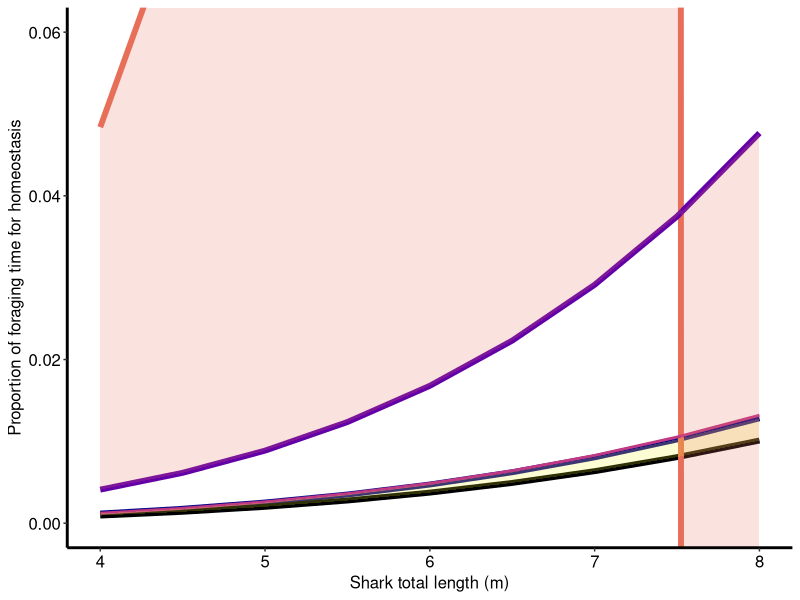
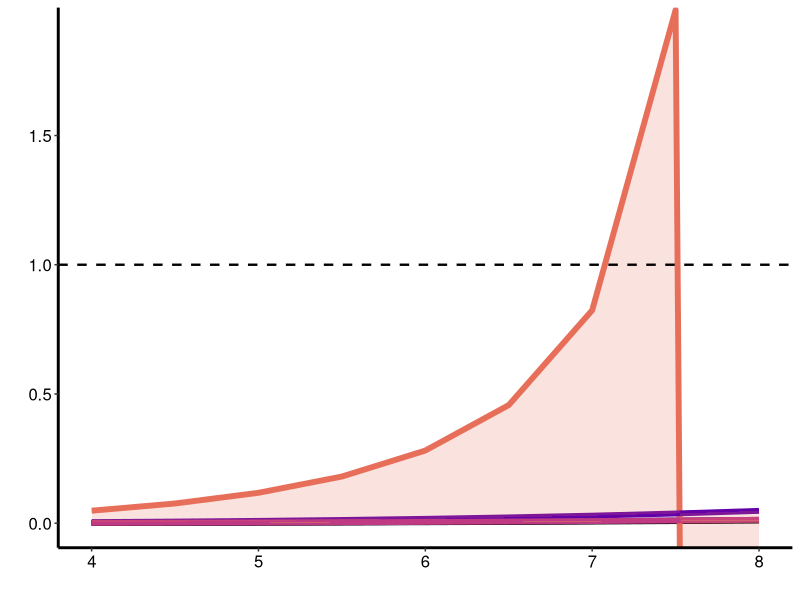

Generate these figures, in order, with R: (Note: this script raises an error after producing the figures.)

# # # # # Model for minimum foraging requirements # # # # # 
# # # # # # # # # # C.Barry 2025 # # # # # # # # # # # # #

# 1. Calc shark mass 
# 2. Set constants
# 3. Mass specific standard metabolic rate (B) 
# 4. Mass specfiic routine metabolic rate (A)
# 5. Intake rate (min prey and max prey)
# 6. Min time calc

# 1. shark mass #
tl <- c(4.0, 4.5, 5.0, 5.5, 6.0, 6.5, 7.0, 7.5, 8.0) #shark lengths (tagged)
m = 12.1 * tl ^ 2.862 # Eq 1.Hsu et. al 2012 # kg
M = m * 1000 # convert to g 

# 2. constants
b = 1 # Normalisation constant # let the allometrc scaling shape the relationship # you can specify species but we don't know whale shark 
beta = 0.84 # scaling exponent SMR Barry 2023 = 0.8406 ± 0.0271 at 15 °C   
temp = 27.12 # mean temp D'antiono et. al 2024
temp_co = 2.64 # temp coefficient Q10 # Barry et. al 2023 # 2.64
mult <- 1.459854 #SMR/RMR ratio #Barry et. al 2023
jules_per_kg <- 1357 * 1000  # Convert from joules per gram to joules per kilogram (1357000 J/kg)
assim_eff <- 0.73  # assimilation efficiency correction (jules per kg)

# 3. Mass specific standard metabolic rate (B) #################################
calc_smr <- function(mass, temp, temp_co, beta) {
  B_15 <- mass^beta
  B_temp <- B_15 * temp_co^((temp - 15) / 10)
  return(B_temp)
}
B_temp <- calc_smr(m, temp, temp_co, beta) # mass and temp adjusted
B <- (B_temp * (mult - 1)) * 13.6 / (3600 * 1000)  # SMR in J/s/kg

# 4. Mass specific routine metabolic rate (A) ######################################
A <- (B_temp * mult) * 13.6 / (3600 * 1000)  # RMR in J/s/kg

# 5. Intake rates ##############################################################
calc_intake_rate <- function(num_kg,  m, jules_per_kg, assim_eff) {
  kg_h <- num_kg / 24
  kg_sec <- kg_h / 3600
  kgprey_sec_kgshark <- kg_sec / m
  I <- kgprey_sec_kgshark * jules_per_kg * assim_eff
  return(I)
}

#ranges of prey intake (from filtration model output (taken from step 9 in "filtration model loop" code))
kg_min_tot <-  c(60.91539,  75.80273,  92.17805, 110.01895, 129.30548, 150.01965, 172.14512, 195.66694, 220.57132) # total min 
kg_max_tot <- c(76.87376,  95.66123, 116.32649, 138.84129, 163.18043, 189.32121, 217.24303, 246.92700, 278.35573) # total max 
kg_mean_tot <- c(69.74258,  86.78724, 105.53549, 125.96171, 148.04303, 171.75887, 197.09053, 224.02087, 252.53413) # total mean 
kg_min_pass <- c(1.632913, 2.031987, 2.470948, 2.949196, 3.466195, 4.021465, 4.614566, 5.245097, 5.912691) # passive only min
kg_mean_pass <- c(10.46011, 13.01650, 15.82839, 18.89195, 22.20374, 25.76069, 29.55997, 33.59903, 37.87550) # passive only mean
kg_max_pass <- c(17.59129, 21.89049, 26.61939, 31.77153, 37.34114, 43.32303, 49.71247, 56.50516, 63.69710) # passive only max
kg_act <- c(59.25442,  73.73583,  89.66465, 107.01909, 125.77974, 145.92910, 167.45129, 190.33174, 214.55706) # active only 
I_tot_min <- calc_intake_rate(kg_min_tot, m, jules_per_kg, assim_eff) # tot min
I_tot_max <- calc_intake_rate(kg_max_tot, m, jules_per_kg, assim_eff) # tot max
I_tot_mean <- calc_intake_rate(kg_mean_tot, m, jules_per_kg, assim_eff) # tot mean
I_pass_min <- calc_intake_rate(kg_min_pass, m, jules_per_kg, assim_eff) # pass min 
I_pass_max <- calc_intake_rate(kg_max_pass, m, jules_per_kg, assim_eff) # pass max
I_pass_mean <- calc_intake_rate(kg_mean_pass, m, jules_per_kg, assim_eff) # pass mean
I_act <- calc_intake_rate(kg_act, m, jules_per_kg, assim_eff) # act 


# 6. Min time calcs

Pa_tot_min <- B / (B - A + I_tot_min)
Pa_tot_max <- B / (B - A + I_tot_max)
Pa_tot_mean <- B / (B - A + I_tot_mean)
Pa_pass_min <- B / (B - A + I_pass_min)
Pa_pass_max <- B / (B - A + I_pass_max)
Pa_pass_mean <- B / (B - A + I_pass_mean)
Pa_act <- B / (B - A + I_act)

dat <- data.frame(tl, Pa_tot_min, Pa_tot_max, Pa_pass_min, Pa_pass_max, Pa_act)
dat_means <- data.frame(tl, Pa_tot_min, Pa_tot_mean, Pa_tot_max, Pa_pass_min, Pa_pass_mean, Pa_pass_max, Pa_act)

# plot ##########
library(ggplot2)
library(patchwork)

p1 <- ggplot(dat, aes(x = tl)) +
  geom_line(aes(y = Pa_tot_min), colour = "#0D0887FF", size = 2) +
  geom_line(aes(y = Pa_tot_max), colour = "black", size = 2) +
  geom_line(aes(y = Pa_pass_min), colour = "#E76F5AFF", size = 2) +
  geom_line(aes(y = Pa_pass_max), colour = "#6300A7FF", size = 2) +
  geom_line(aes(y = Pa_act), colour = "#C03A83FF", size = 1) +
  geom_ribbon(aes(ymin = Pa_tot_min, ymax = Pa_tot_max), fill = "#F0F921FF", alpha = 0.2) +
  geom_ribbon(aes(ymin = Pa_pass_min, ymax = Pa_pass_max), fill ="#E76F5AFF", alpha = 0.2) +
  labs(x = "Shark total length (m)", y = "Proportion of foraging time for homeostasis") +
  theme_classic() +
  theme(
    axis.line = element_line(colour = "black", size = 1),
    axis.title = element_text(size = 12, colour = "black"),
    axis.text = element_text(size = 12, colour = "black"),
    plot.title = element_text(size = 12, colour = "black"),
    legend.text = element_text(size = 12, colour = "black"),
    legend.title = element_text(size = 12, colour = "black"),
    legend.position = "bottom",  # Position the legend below the plot
    legend.box = "vertical"      # Allow multiple rows for the legend
  ) +
  scale_colour_manual(values = c("Total Min" = "#FDAD32FF", "Total Max" = "black", 
                                 "Passive Min" = "#E76F5AFF", "Passive Max" = "#6300A7FF", 
                                 "Active" = "#C03A83FF"), guide = "none") +  # Remove the colour label
  scale_fill_manual(values = c("Total Range" =  "#F0F921FF", "Passive Range" ="#E76F5AFF"), guide = "none") +  # Remove the fill label
  guides(colour = guide_legend(nrow = 1),  # Specify 1 row for the colour legend
         fill = guide_legend(nrow = 1)) +   # Specify 1 row for the fill legend
    coord_cartesian(ylim = c(0, 0.06))  # Focus on 0–0.07

p2 <- ggplot(dat, aes(x = tl)) +
  geom_line(aes(y = Pa_tot_min), colour = "#0D0887FF", size = 2) +
  geom_line(aes(y = Pa_tot_max), colour ="black", size = 2) +
  geom_line(aes(y = Pa_pass_min), colour = "#E76F5AFF", size = 2) +
  geom_line(aes(y = Pa_pass_max), colour = "#6300A7FF", size = 2) +
  geom_line(aes(y = Pa_act), colour = "#C03A83FF", size = 2) +
  geom_ribbon(aes(ymin = Pa_tot_min, ymax = Pa_tot_max), fill =   "#F0F921FF", alpha = 0.2) +
  geom_ribbon(aes(ymin = Pa_pass_min, ymax = Pa_pass_max), fill ="#E76F5AFF", alpha = 0.2) +
  geom_hline(yintercept = 1.0, linetype = "dashed", colour = "black", size = 0.8) +  # Horizontal line at 1.0
  labs(x = "", y = "") +
  theme_classic() +
  theme(
    axis.line = element_line(colour = "black", size = 1),
    axis.title = element_text(size = 12, colour = "black"),
    axis.text = element_text(size = 12, colour = "black"),
    plot.title = element_text(size = 12, colour = "black"),
    legend.text = element_text(size = 12, colour = "black"),
    legend.title = element_text(size = 12, colour = "black")
  ) +
  coord_cartesian(ylim = c(0, 1.9))  # Focus on 0–1.3

# plot and save 
p <- p2 / p1 /p3 +  plot_layout(heights = c(1, 3, 3))  # heights
p
# etwd("C:/Users/chris/OneDrive - Murdoch University/CH2 MACHINE LEARNING/results") #setwd
#ggsave("logged.png", plot = p, dpi = 300, width = 9, height = 12)  # Width and height are in inches
write.csv(dat, "prop_time.csv")


# Legend only :) crop in powerpoint later hehe. 
legend <- ggplot(dat, aes(x = tl)) +
  geom_line(aes(y = Pa_tot_min, colour = "Total Min"), size = 1) +
  geom_line(aes(y = Pa_tot_max, colour = "Total Max"), size = 1) +
  geom_line(aes(y = Pa_pass_min, colour = "Passive Min"), size = 1) +
  geom_line(aes(y = Pa_pass_max, colour = "Passive Max"), size = 1) +
  geom_line(aes(y = Pa_act, colour = "Active"), size = 1) +
  geom_ribbon(aes(ymin = Pa_tot_min, ymax = Pa_tot_max, fill = "Total Range"), alpha = 0.8) +
  geom_ribbon(aes(ymin = Pa_pass_min, ymax = Pa_pass_max, fill = "Passive Range"), alpha = 0.8) +
  geom_hline(yintercept = 1.0, linetype = "dashed", colour = "black", size = 0.8) +  # Horizontal line at 1.0
  labs(x = "", y = "") +
  theme_classic() +
  theme(
    axis.line = element_line(colour = "black", size = 1),
    axis.title = element_text(size = 12, colour = "black"),
    axis.text = element_text(size = 12, colour = "black"),
    plot.title = element_text(size = 12, colour = "black"),
    legend.text = element_text(size = 12, colour = "black"),
    legend.title = element_text(size = 12, colour = "black"),
    legend.position = "bottom",  # Position the legend below the plot
    legend.box = "vertical"      # Allow multiple rows for the legend
  ) +
  scale_colour_manual(values = c("Total Min" = "#E76F5AFF", "Total Max" ="#D5546EFF", 
                                 "Passive Min" = "#0D0887FF", "Passive Max" = "#C03A83FF", 
                                 "Active" = "#6300A7FF" ), guide = "none") +  # Remove the colour label
  scale_fill_manual(values = c("Total Range" = "#F0F921FF", "Passive Range" = "#E76F5AFF"), guide = "none") +  # Remove the fill label
  guides(colour = guide_legend(nrow = 1),  # Specify 1 row for the colour legend
         fill = guide_legend(nrow = 1)) +   # Specify 1 row for the fill legend
  coord_cartesian(ylim = c(0, 1.9))  # Focus on 0–1.9

setwd("C:/Users/chris/OneDrive - Murdoch University/CH2 MACHINE LEARNING/results") #setwd
#ggsave("min_time_legend.png", plot = legend, dpi = 300, width = 9, height = 12)  # Width and height are in inches

# Comparison to feeding observed in code "CH2 observed results"

#########################################################################################################################################
#########################################################################################################################################

# Updated version looking at changing the eqn 
# 5. Rizzuto 2018 Eqn needs to be adjusted for whale sharks constant movement 
# A routine (active), B standard (not doing anything but still alive somehow)
# B / I + B - A # old eqn
# (A * swimming_activity + B ) / I + ((A * feeding_activity + B) - (A * swimming_activity + B)) # whale shark 

# 1. Calc shark mass 
# 2. Set constants
# 3. Mass specific standard metabolic rate (B) 
# 4. Mass specific routine metabolic rate (A)
# 5. Adjust routine for dynamic activity (swimming, slow feeding, active feeding)
# 6. Intake rate (min prey and max prey)
# 7. Min time calc

# 1. shark mass #
tl <- c(4.0, 4.5, 5.0, 5.5, 6.0, 6.5, 7.0, 7.5, 8.0) #shark lengths (tagged)
m = 12.1 * tl ^ 2.862 # Eq 1.Hsu et. al 2012 # kg
M = m * 1000 # convert to g 

# 2. constants
b = 1 # Normalisation constant # let the allometrc scaling shape the relationship # you can specify species but we don't know whale shark 
beta = 0.84 # scaling exponent SMR Barry 2023 = 0.8406 ± 0.0271 at 15 °C   
temp = 27.12 # mean temp D'antonio et. al 2024
temp_co = 2.64 # temp coefficient Q10 # Barry et. al 2023 # 2.64
mult <- 1.459854 #SMR/RMR ratio #Barry et. al 2023
jules_per_kg <- 1357 * 1000  # Convert from joules per gram to joules per kilogram (1357000 J/kg)
assim_eff <- 0.73  # assimilation efficiency correction (joules per kg)

# 3. Mass specific standard metabolic rate (B) #################################
calc_smr <- function(mass, temp, temp_co, beta) {
  B_15 <- mass^beta
  B_temp <- B_15 * temp_co^((temp - 15) / 10)
  return(B_temp)
}
B_temp <- calc_smr(m, temp, temp_co, beta) # mass and temp adjusted

B_ox <- (B_temp * (mult - 1)) # times by multiplier # mg 02 h-1    #oxygen consumption

# Change mo2 into J/s/kg
B <- B_ox * 13.6 / 3600 / 1000 # SMR in J/s/kg # takes oxygen consumption * offset value

# 4. Mass specific routine metabolic rate (A) ######################################
# calculated as two values for A_swimming and A_feeding
A_swimming <- (B_ox * mult)  # active
swim_act <- 0.3391758  # VeDBA non feeding 
feed_act <-  0.3778985 # VeDBA feeding
A_feeding <- (A_swimming / feed_act * swim_act)  # A_feeding activity #
A_s <- A_swimming * 13.6 / 3600 / 1000 # j/s/kg
A_f <- A_feeding * 13.6 / 3600 / 1000 # j/s/kg


# 5. Intake rates ##############################################################
calc_intake_rate <- function(num_kg,  m, jules_per_kg, assim_eff) {
  kg_h <- num_kg / 24
  kg_sec <- kg_h / 3600
  kgprey_sec_kgshark <- kg_sec / m
  I <- kgprey_sec_kgshark * jules_per_kg * assim_eff
  return(I)
}

#ranges of prey intake (from filtration model output (taken from step 9 in "filtration model loop" code))
kg_min_tot <-  c(60.91539,  75.80273,  92.17805, 110.01895, 129.30548, 150.01965, 172.14512, 195.66694, 220.57132) # total min 
kg_max_tot <- c(76.87376,  95.66123, 116.32649, 138.84129, 163.18043, 189.32121, 217.24303, 246.92700, 278.35573) # total max 
kg_mean_tot <- c(69.74258,  86.78724, 105.53549, 125.96171, 148.04303, 171.75887, 197.09053, 224.02087, 252.53413) # total mean 
kg_min_pass <- c(1.632913, 2.031987, 2.470948, 2.949196, 3.466195, 4.021465, 4.614566, 5.245097, 5.912691) # passive only min
kg_mean_pass <- c(10.46011, 13.01650, 15.82839, 18.89195, 22.20374, 25.76069, 29.55997, 33.59903, 37.87550) # passive only mean
kg_max_pass <- c(17.59129, 21.89049, 26.61939, 31.77153, 37.34114, 43.32303, 49.71247, 56.50516, 63.69710) # passive only max
kg_act <- c(59.25442,  73.73583,  89.66465, 107.01909, 125.77974, 145.92910, 167.45129, 190.33174, 214.55706) # active only 
I_tot_min <- calc_intake_rate(kg_min_tot, m, jules_per_kg, assim_eff) # tot min
I_tot_max <- calc_intake_rate(kg_max_tot, m, jules_per_kg, assim_eff) # tot max
I_tot_mean <- calc_intake_rate(kg_mean_tot, m, jules_per_kg, assim_eff) # tot mean
I_pass_min <- calc_intake_rate(kg_min_pass, m, jules_per_kg, assim_eff) # pass min 
I_pass_max <- calc_intake_rate(kg_max_pass, m, jules_per_kg, assim_eff) # pass max
I_pass_mean <- calc_intake_rate(kg_mean_pass, m, jules_per_kg, assim_eff) # pass mean
I_act <- calc_intake_rate(kg_act, m, jules_per_kg, assim_eff) # act 

# 6. Min time calcs ####
# A routine (active), B standard (not doing anything but still alive somehow)
# B / I + B - A
# (A * swimming_activity + B ) / I + ((A * feeding_activity + B) - (A * swimming_activity + B)) # whale shark 
# simplification 
 # Routine swimming / intake + routine swimming - feeding activity

Pa_tot_min <- A_s / (A_s - A_f + I_tot_min)
Pa_tot_max <- A_s / (A_s - A_f + I_tot_max)
Pa_tot_mean <- A_s / (A_s - A_f + I_tot_mean)
Pa_pass_min <- A_s / (A_s - A_f + I_pass_min)
Pa_pass_max <- A_s / (A_s - A_f + I_pass_max)
Pa_pass_mean <- A_s / (A_s - A_f + I_pass_mean)
Pa_act <- A_s / (I_act + A_s - A_f)

# including B 
Pa_tot_min <- A_s + B / (A_s - A_f - B + I_tot_min)
Pa_tot_max <- A_s + B / (A_s - A_f - B + I_tot_max)
Pa_tot_mean <- A_s + B / (A_s - A_f - B  + I_tot_mean)
Pa_pass_min <- A_s + B / (A_s - A_f - B + I_pass_min)
Pa_pass_max <- A_s + B / (A_s - A_f - B + I_pass_max)
Pa_pass_mean <- A_s + B / (A_s - A_f - B + I_pass_mean)
Pa_act <- A_s + B / (I_act + A_s - A_f - B)

dat <- data.frame(tl, Pa_tot_min, Pa_tot_max, Pa_tot_mean, Pa_pass_min, Pa_pass_max, Pa_pass_mean, Pa_act)

# plot ##########
library(ggplot2)

total_ribbon <- data.frame(
  tl = dat$tl,
  ymin = dat$Pa_tot_min,
  ymax = dat$Pa_tot_max
)

passive_ribbon <- data.frame(
  tl = dat$tl,
  ymin = dat$Pa_pass_min,
  ymax = dat$Pa_pass_max
)

# Combine into a long format manually
prey_line_data <- data.frame(
  tl = rep(dat$tl, 3),
  prop = c(dat$Pa_tot_mean, dat$Pa_pass_mean, dat$Pa_act),
  cat = factor(rep(c("all feeding", "slow feeding", "active feeding"),
                   each = length(dat$tl)))
)

p <- ggplot() +
  geom_ribbon(data = total_ribbon, aes(x = tl, ymin = ymin, ymax = ymax),
              fill = "#0D0887FF", alpha = 0.5) +
  geom_ribbon(data = passive_ribbon, aes(x = tl, ymin = ymin, ymax = ymax),
              fill = "#E76F5AFF", alpha = 0.5) +
  geom_line(data = prey_line_data, aes(x = tl, y = prop, colour = cat), linewidth = 1.5) +
  scale_colour_manual(values = c(
    "all feeding" = "#0D0887FF",
    "slow feeding" = "#E76F5AFF",
    "active feeding" = "#C03A83FF"
  )) +
  scale_y_continuous(
    name = "Proportion of foraging time required",
    breaks = seq(0, 1, by = 0.1)
   ) +
  scale_x_continuous(
    name = "Total length (m)",
    breaks = seq(min(dat$tl), max(dat$tl), by = 0.5)
  ) +
  labs(
    colour = NULL,
    title = NULL
  ) +
  theme_classic(base_size = 14) +
  theme(
    axis.line = element_line(colour = "black", size = 1),
    axis.title = element_text(size = 14, colour = "black"),
    axis.text = element_text(size = 14, colour = "black"),
    legend.text = element_text(size = 14, colour = "black"),
    legend.title = element_blank()
  )

p2 <- ggplot() +
  geom_ribbon(data = total_ribbon, aes(x = tl, ymin = ymin, ymax = ymax),
              fill = "#0D0887FF", alpha = 0.5) +
  geom_ribbon(data = passive_ribbon, aes(x = tl, ymin = ymin, ymax = ymax),
              fill = "#E76F5AFF", alpha = 0.5) +
  geom_line(data = prey_line_data, aes(x = tl, y = prop, colour = cat), linewidth = 1.5) +
  scale_colour_manual(values = c(
    "all feeding" = "#0D0887FF",
    "slow feeding" = "#E76F5AFF",
    "active feeding" = "#C03A83FF"
  )) +
  scale_y_continuous(
    name = "Proportion of foraging time required",
    breaks = seq(0, 0.1, by = 0.01)
  ) +
  coord_cartesian(ylim = c(0, 0.1)
  ) +
  scale_x_continuous(
    name = "Total length (m)",
    breaks = seq(min(dat$tl), max(dat$tl), by = 0.5)
  ) +
  labs(
    colour = NULL,
    title = NULL
  ) +
  theme_classic(base_size = 14) +
  theme(
    axis.line = element_line(colour = "black", size = 1),
    axis.title = element_text(size = 14, colour = "black"),
    axis.text = element_text(size = 14, colour = "black"),
    legend.text = element_text(size = 14, colour = "black"),
    legend.title = element_blank()
  )


setwd("C:/Users/chris/OneDrive - Murdoch University/CH2 MACHINE LEARNING/results") #setwd
ggsave("foragingtime_all.png", plot = p, dpi = 300, width = 12, height = 9)  # Width and height are in inches
#write.csv(dat, "prop_time.csv")

